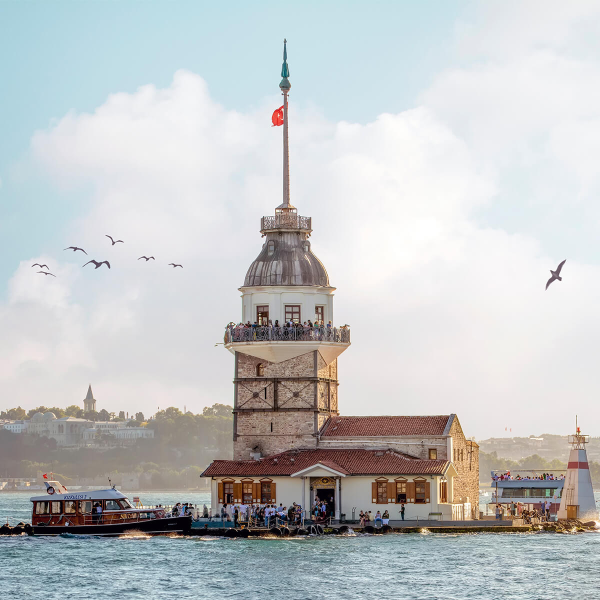
#> input picture aa.jpg, 1200 x 1200 px (shown at 1/2 size)
$ python '16-resmi döndürme.py'
#> lines starting #> are read from the running program, lines starting #| are printed output that depends on the picture
import cv2
import numpy as np
img = cv2.imread("aa.jpg")
#> img is the input picture: shape (1200, 1200, 3); mean B, G, R 196.7, 195.9, 193.5
img = cv2.resize(img, (300, 300))
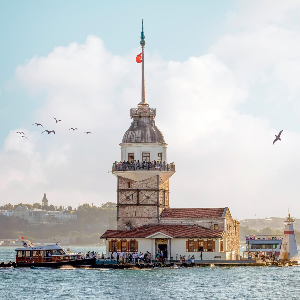
#> img: shape (300, 300, 3); mean B, G, R 196.7, 195.9, 193.5
satır, sutun = img.shape[:2]
#> satır = 300; sutun = 300
# merkez ,döndürme derecesi,resim boyutu kücültülmesse kayıp olur
rotation_matris = cv2.getRotationMatrix2D((sutun/2, satır/2), 30, 1)
img_rotation = cv2.warpAffine(
    img, rotation_matris, (sutun+100, satır+100))  # resim,matris,resmin yeni boyutları
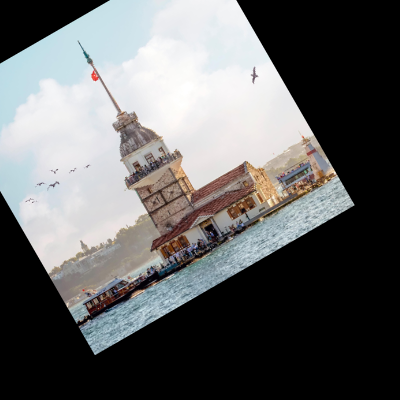
#> img_rotation: shape (400, 400, 3); mean B, G, R 100.6, 100.4, 99.9

cv2.imshow("resim", img)
cv2.imshow("rotation", img_rotation)
cv2.waitKey(0)
cv2.destroyAllWindows()

$ run again, with ab.jpg copied over aa.jpg
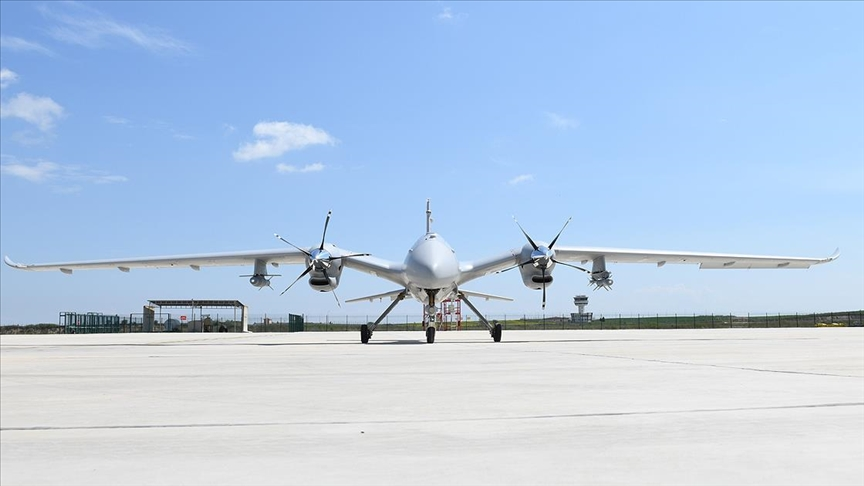
#> input picture ab.jpg, 864 x 486 px
#> img is the input picture: shape (486, 864, 3); mean B, G, R 228.8, 202.9, 181.2
#> `img = cv2.resize(img, (300, 300))`:
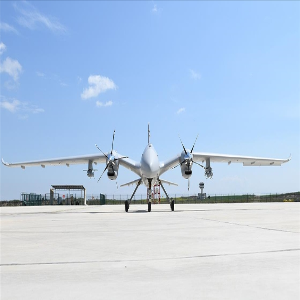
#> img: shape (300, 300, 3); mean B, G, R 228.7, 202.9, 181.1
#> `img_rotation = cv2.warpAffine( img, rotation_matris, (sutun+100, satır..`:
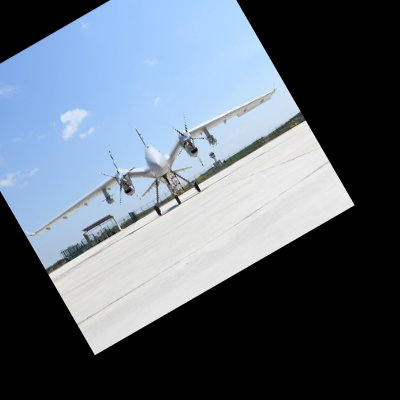
#> img_rotation: shape (400, 400, 3); mean B, G, R 118.2, 105.8, 95.3

$ run again, with goz-glokom.jpg copied over aa.jpg
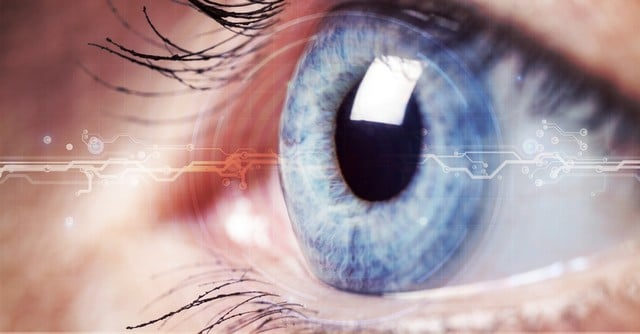
#> input picture goz-glokom.jpg, 640 x 334 px
#> img is the input picture: shape (334, 640, 3); mean B, G, R 153.8, 149.8, 172.8
#> `img = cv2.resize(img, (300, 300))`:
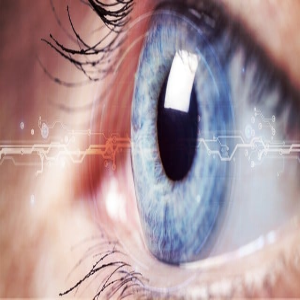
#> img: shape (300, 300, 3); mean B, G, R 153.7, 149.7, 172.7
#> `img_rotation = cv2.warpAffine( img, rotation_matris, (sutun+100, satır..`:
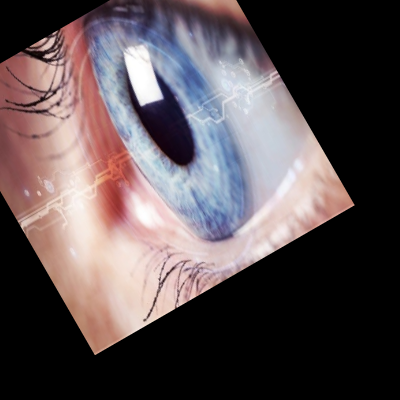
#> img_rotation: shape (400, 400, 3); mean B, G, R 82, 79.5, 90.6
